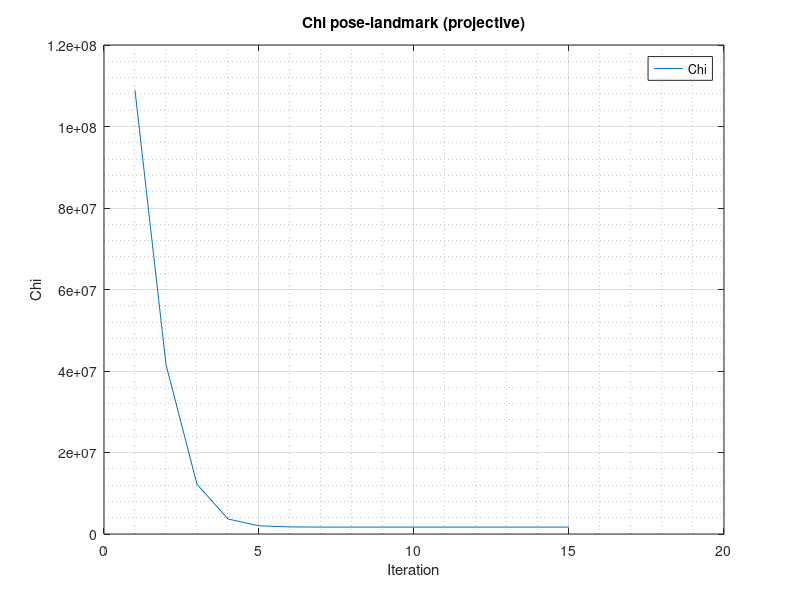
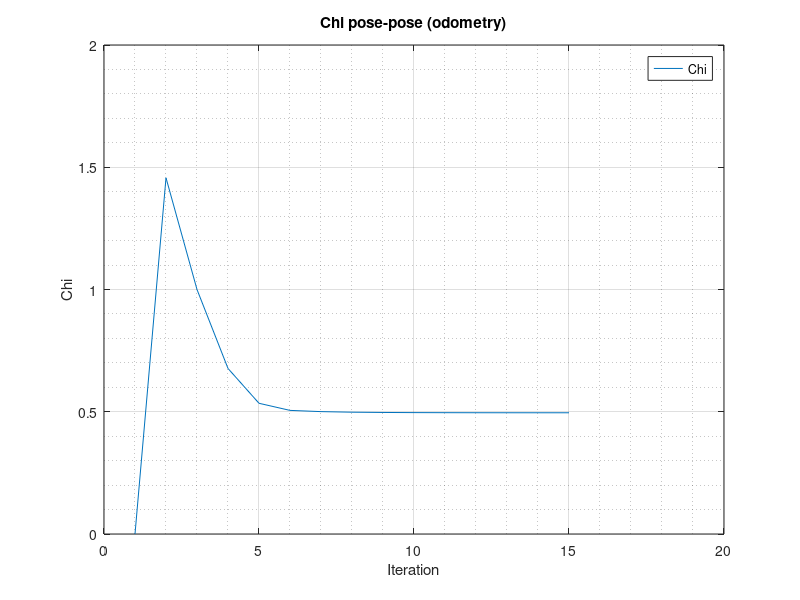

Here is the MATLAB script that generated these plots, in order:
x = 1:15;
y = [108866296;41569128;12196765;3685399;2011177.125;1738189.875000;
     1697139.375000;1694359.875000;1694682.250000;1694963.375000;
     1695492.625000;1694727.750000;1694413.375000;1694530;1694609.875000];
plot(x,y);
title('Chi pose-landmark (projective)');
xlabel('Iteration') 
ylabel('Chi') 
legend({'Chi'},'Location','northeast')
grid on
grid minor
saveas(gcf,'chi-pose-landmark-proj.png')

y = [0;1.456736;0.999947;0.677038;0.534633;0.505577;0.500558;0.498202;
     0.497104;0.496500;0.496179;0.495982;0.495874;0.495835;0.495816];
plot(x,y);
title('Chi pose-pose (odometry)');
xlabel('Iteration') 
ylabel('Chi') 
legend({'Chi'},'Location','northeast')
grid on
grid minor
saveas(gcf,'chi-pose-pose-odom.png')